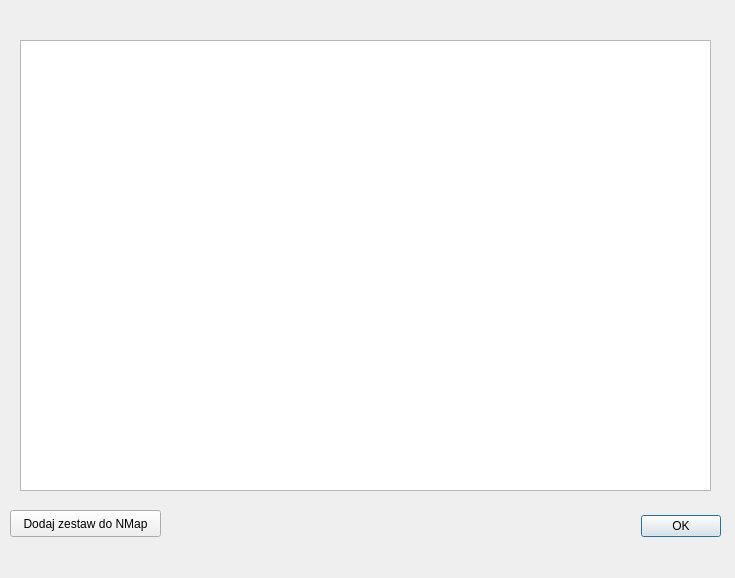
<?xml version="1.0" encoding="UTF-8"?>
<ui version="4.0">
 <class>NmapsEngineDialogBase</class>
 <widget class="QDialog" name="NmapsEngineDialogBase">
  <property name="geometry">
   <rect>
    <x>0</x>
    <y>0</y>
    <width>735</width>
    <height>578</height>
   </rect>
  </property>
  <property name="windowTitle">
   <string>Mapli Qgis Plugin</string>
  </property>
  <widget class="QDialogButtonBox" name="button_box">
   <property name="geometry">
    <rect>
     <x>380</x>
     <y>510</y>
     <width>341</width>
     <height>32</height>
    </rect>
   </property>
   <property name="orientation">
    <enum>Qt::Horizontal</enum>
   </property>
   <property name="standardButtons">
    <set>QDialogButtonBox::Ok</set>
   </property>
  </widget>
  <widget class="QPushButton" name="pushButton">
   <property name="geometry">
    <rect>
     <x>10</x>
     <y>510</y>
     <width>151</width>
     <height>27</height>
    </rect>
   </property>
   <property name="text">
    <string>Dodaj zestaw do NMap</string>
   </property>
  </widget>
  <widget class="QListWidget" name="listWidget">
   <property name="geometry">
    <rect>
     <x>20</x>
     <y>40</y>
     <width>691</width>
     <height>451</height>
    </rect>
   </property>
  </widget>
 </widget>
 <resources/>
 <connections>
  <connection>
   <sender>button_box</sender>
   <signal>accepted()</signal>
   <receiver>NmapsEngineDialogBase</receiver>
   <slot>accept()</slot>
   <hints>
    <hint type="sourcelabel">
     <x>20</x>
     <y>20</y>
    </hint>
    <hint type="destinationlabel">
     <x>20</x>
     <y>20</y>
    </hint>
   </hints>
  </connection>
  <connection>
   <sender>button_box</sender>
   <signal>rejected()</signal>
   <receiver>NmapsEngineDialogBase</receiver>
   <slot>reject()</slot>
   <hints>
    <hint type="sourcelabel">
     <x>20</x>
     <y>20</y>
    </hint>
    <hint type="destinationlabel">
     <x>20</x>
     <y>20</y>
    </hint>
   </hints>
  </connection>
 </connections>
</ui>
